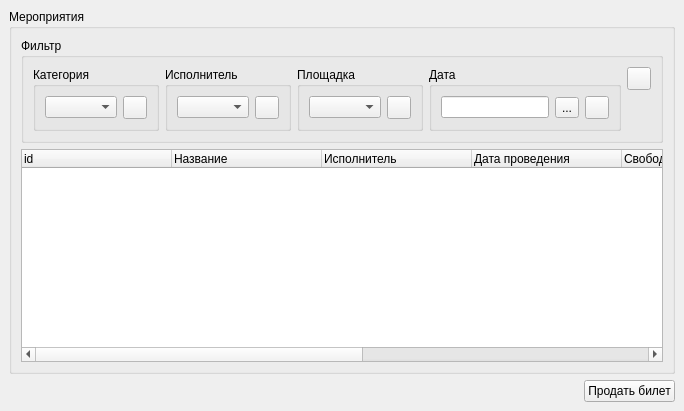
<?xml version="1.0" encoding="UTF-8"?>
<ui version="4.0">
 <class>CClientActionsWidget</class>
 <widget class="QWidget" name="CClientActionsWidget">
  <property name="geometry">
   <rect>
    <x>0</x>
    <y>0</y>
    <width>631</width>
    <height>411</height>
   </rect>
  </property>
  <property name="windowTitle">
   <string>Form</string>
  </property>
  <layout class="QGridLayout" name="gridLayout">
   <property name="margin">
    <number>0</number>
   </property>
   <item row="0" column="0">
    <widget class="CAnimatedStackedWidget" name="stackedWidget">
     <property name="currentIndex">
      <number>0</number>
     </property>
     <widget class="QWidget" name="page_actions">
      <layout class="QGridLayout" name="gridLayout_8">
       <item row="0" column="0">
        <widget class="QGroupBox" name="gbxActions">
         <property name="title">
          <string>Мероприятия</string>
         </property>
         <layout class="QGridLayout" name="gridLayout_7">
          <item row="0" column="0">
           <widget class="QGroupBox" name="groupBox">
            <property name="sizePolicy">
             <sizepolicy hsizetype="Preferred" vsizetype="Fixed">
              <horstretch>0</horstretch>
              <verstretch>0</verstretch>
             </sizepolicy>
            </property>
            <property name="title">
             <string>Фильтр</string>
            </property>
            <layout class="QGridLayout" name="gridLayout_6">
             <item row="0" column="0">
              <widget class="QGroupBox" name="groupBox_2">
               <property name="title">
                <string>Категория</string>
               </property>
               <layout class="QGridLayout" name="gridLayout_2">
                <item row="0" column="0">
                 <widget class="QComboBox" name="cbxCategory"/>
                </item>
                <item row="0" column="1">
                 <widget class="QToolButton" name="tbnCategoryClear">
                  <property name="icon">
                   <iconset resource="../clinet_res.qrc">
                    <normaloff>:/clientImages/clear.png</normaloff>:/clientImages/clear.png</iconset>
                  </property>
                 </widget>
                </item>
               </layout>
              </widget>
             </item>
             <item row="0" column="1">
              <widget class="QGroupBox" name="groupBox_3">
               <property name="title">
                <string>Исполнитель</string>
               </property>
               <layout class="QGridLayout" name="gridLayout_3">
                <item row="0" column="0">
                 <widget class="QComboBox" name="cbxPerformer"/>
                </item>
                <item row="0" column="1">
                 <widget class="QToolButton" name="tbnPerformerCLear">
                  <property name="icon">
                   <iconset resource="../clinet_res.qrc">
                    <normaloff>:/clientImages/clear.png</normaloff>:/clientImages/clear.png</iconset>
                  </property>
                 </widget>
                </item>
               </layout>
              </widget>
             </item>
             <item row="0" column="2">
              <widget class="QGroupBox" name="groupBox_4">
               <property name="title">
                <string>Площадка</string>
               </property>
               <layout class="QGridLayout" name="gridLayout_4">
                <item row="0" column="0">
                 <widget class="QComboBox" name="cbxPlace"/>
                </item>
                <item row="0" column="1">
                 <widget class="QToolButton" name="tbnPlaceClear">
                  <property name="icon">
                   <iconset resource="../clinet_res.qrc">
                    <normaloff>:/clientImages/clear.png</normaloff>:/clientImages/clear.png</iconset>
                  </property>
                 </widget>
                </item>
               </layout>
              </widget>
             </item>
             <item row="0" column="3">
              <widget class="QGroupBox" name="groupBox_5">
               <property name="sizePolicy">
                <sizepolicy hsizetype="Fixed" vsizetype="Preferred">
                 <horstretch>0</horstretch>
                 <verstretch>0</verstretch>
                </sizepolicy>
               </property>
               <property name="title">
                <string>Дата</string>
               </property>
               <layout class="QGridLayout" name="gridLayout_5">
                <item row="0" column="0">
                 <widget class="QLineEdit" name="leDate">
                  <property name="readOnly">
                   <bool>true</bool>
                  </property>
                 </widget>
                </item>
                <item row="0" column="1">
                 <widget class="QToolButton" name="tbnDate">
                  <property name="text">
                   <string>...</string>
                  </property>
                 </widget>
                </item>
                <item row="0" column="2">
                 <widget class="QToolButton" name="tbnDateClear">
                  <property name="icon">
                   <iconset resource="../clinet_res.qrc">
                    <normaloff>:/clientImages/clear.png</normaloff>:/clientImages/clear.png</iconset>
                  </property>
                 </widget>
                </item>
               </layout>
              </widget>
             </item>
             <item row="0" column="4">
              <layout class="QVBoxLayout" name="verticalLayout">
               <item>
                <widget class="QToolButton" name="tbnFilterClear">
                 <property name="icon">
                  <iconset resource="../clinet_res.qrc">
                   <normaloff>:/clientImages/clear.png</normaloff>:/clientImages/clear.png</iconset>
                 </property>
                </widget>
               </item>
               <item>
                <spacer name="verticalSpacer">
                 <property name="orientation">
                  <enum>Qt::Vertical</enum>
                 </property>
                 <property name="sizeHint" stdset="0">
                  <size>
                   <width>20</width>
                   <height>40</height>
                  </size>
                 </property>
                </spacer>
               </item>
              </layout>
             </item>
            </layout>
           </widget>
          </item>
          <item row="1" column="0">
           <widget class="QTreeWidget" name="twActions">
            <property name="showDropIndicator" stdset="0">
             <bool>false</bool>
            </property>
            <property name="rootIsDecorated">
             <bool>false</bool>
            </property>
            <property name="itemsExpandable">
             <bool>false</bool>
            </property>
            <attribute name="headerDefaultSectionSize">
             <number>150</number>
            </attribute>
            <column>
             <property name="text">
              <string>id</string>
             </property>
            </column>
            <column>
             <property name="text">
              <string>Название</string>
             </property>
            </column>
            <column>
             <property name="text">
              <string>Исполнитель</string>
             </property>
            </column>
            <column>
             <property name="text">
              <string>Дата проведения</string>
             </property>
            </column>
            <column>
             <property name="text">
              <string>Свободно мест</string>
             </property>
            </column>
            <column>
             <property name="text">
              <string>Свободно в фан-зоне</string>
             </property>
            </column>
            <column>
             <property name="text">
              <string>Площадка</string>
             </property>
            </column>
            <column>
             <property name="text">
              <string>Категория</string>
             </property>
            </column>
           </widget>
          </item>
         </layout>
        </widget>
       </item>
       <item row="1" column="0">
        <layout class="QHBoxLayout" name="horizontalLayout">
         <item>
          <spacer name="horizontalSpacer">
           <property name="orientation">
            <enum>Qt::Horizontal</enum>
           </property>
           <property name="sizeHint" stdset="0">
            <size>
             <width>40</width>
             <height>20</height>
            </size>
           </property>
          </spacer>
         </item>
         <item>
          <widget class="QPushButton" name="pbnSoldTicket">
           <property name="text">
            <string>Продать билет</string>
           </property>
          </widget>
         </item>
        </layout>
       </item>
      </layout>
     </widget>
     <widget class="QWidget" name="page_scene">
      <layout class="QGridLayout" name="gridLayout_16">
       <item row="0" column="0">
        <widget class="QLabel" name="lAction">
         <property name="text">
          <string>Мероприятие:</string>
         </property>
        </widget>
       </item>
       <item row="1" column="0">
        <widget class="CSourceGraphicsView" name="gvScene">
         <property name="renderHints">
          <set>QPainter::Antialiasing|QPainter::TextAntialiasing</set>
         </property>
        </widget>
       </item>
       <item row="2" column="0">
        <widget class="QGroupBox" name="gbxFanZone">
         <property name="sizePolicy">
          <sizepolicy hsizetype="Preferred" vsizetype="Fixed">
           <horstretch>0</horstretch>
           <verstretch>0</verstretch>
          </sizepolicy>
         </property>
         <property name="title">
          <string>Фан зона</string>
         </property>
         <layout class="QGridLayout" name="gridLayout_15">
          <property name="topMargin">
           <number>0</number>
          </property>
          <property name="bottomMargin">
           <number>0</number>
          </property>
          <item row="0" column="0">
           <widget class="QGroupBox" name="groupBox_9">
            <property name="title">
             <string>Цена</string>
            </property>
            <layout class="QGridLayout" name="gridLayout_9">
             <property name="topMargin">
              <number>0</number>
             </property>
             <property name="bottomMargin">
              <number>0</number>
             </property>
             <item row="0" column="0">
              <widget class="QLineEdit" name="leFanPrice">
               <property name="readOnly">
                <bool>true</bool>
               </property>
              </widget>
             </item>
            </layout>
           </widget>
          </item>
          <item row="0" column="1">
           <widget class="QGroupBox" name="groupBox_11">
            <property name="title">
             <string>Доступно</string>
            </property>
            <layout class="QGridLayout" name="gridLayout_14">
             <property name="topMargin">
              <number>0</number>
             </property>
             <property name="bottomMargin">
              <number>0</number>
             </property>
             <item row="0" column="0">
              <widget class="QLineEdit" name="leFanAvaible">
               <property name="readOnly">
                <bool>true</bool>
               </property>
              </widget>
             </item>
            </layout>
           </widget>
          </item>
          <item row="0" column="2">
           <widget class="QGroupBox" name="groupBox_10">
            <property name="title">
             <string>Продать</string>
            </property>
            <layout class="QGridLayout" name="gridLayout_13">
             <property name="topMargin">
              <number>0</number>
             </property>
             <property name="bottomMargin">
              <number>0</number>
             </property>
             <item row="0" column="0">
              <widget class="QSpinBox" name="sbxFanSellCount">
               <property name="suffix">
                <string> шт.</string>
               </property>
              </widget>
             </item>
            </layout>
           </widget>
          </item>
         </layout>
        </widget>
       </item>
       <item row="3" column="0">
        <layout class="QHBoxLayout" name="horizontalLayout_2">
         <item>
          <widget class="QPushButton" name="pbnBackToActions">
           <property name="sizePolicy">
            <sizepolicy hsizetype="Fixed" vsizetype="Fixed">
             <horstretch>0</horstretch>
             <verstretch>0</verstretch>
            </sizepolicy>
           </property>
           <property name="text">
            <string>Назад</string>
           </property>
          </widget>
         </item>
         <item>
          <spacer name="horizontalSpacer_2">
           <property name="orientation">
            <enum>Qt::Horizontal</enum>
           </property>
           <property name="sizeHint" stdset="0">
            <size>
             <width>40</width>
             <height>20</height>
            </size>
           </property>
          </spacer>
         </item>
         <item>
          <widget class="QPushButton" name="pbnStartSelling">
           <property name="sizePolicy">
            <sizepolicy hsizetype="Fixed" vsizetype="Fixed">
             <horstretch>0</horstretch>
             <verstretch>0</verstretch>
            </sizepolicy>
           </property>
           <property name="text">
            <string>Начать продажу</string>
           </property>
          </widget>
         </item>
        </layout>
       </item>
      </layout>
     </widget>
     <widget class="QWidget" name="page">
      <layout class="QGridLayout" name="gridLayout_12">
       <item row="2" column="0">
        <layout class="QHBoxLayout" name="horizontalLayout_3">
         <item>
          <widget class="QPushButton" name="pbnBackToSeats">
           <property name="sizePolicy">
            <sizepolicy hsizetype="Fixed" vsizetype="Fixed">
             <horstretch>0</horstretch>
             <verstretch>0</verstretch>
            </sizepolicy>
           </property>
           <property name="text">
            <string>Назад</string>
           </property>
          </widget>
         </item>
         <item>
          <spacer name="horizontalSpacer_3">
           <property name="orientation">
            <enum>Qt::Horizontal</enum>
           </property>
           <property name="sizeHint" stdset="0">
            <size>
             <width>40</width>
             <height>20</height>
            </size>
           </property>
          </spacer>
         </item>
         <item>
          <widget class="QPushButton" name="pbnPrintTickets">
           <property name="sizePolicy">
            <sizepolicy hsizetype="Fixed" vsizetype="Fixed">
             <horstretch>0</horstretch>
             <verstretch>0</verstretch>
            </sizepolicy>
           </property>
           <property name="text">
            <string>Печать билетов</string>
           </property>
          </widget>
         </item>
        </layout>
       </item>
       <item row="0" column="0">
        <widget class="QLabel" name="lAction2">
         <property name="sizePolicy">
          <sizepolicy hsizetype="Preferred" vsizetype="Minimum">
           <horstretch>0</horstretch>
           <verstretch>0</verstretch>
          </sizepolicy>
         </property>
         <property name="text">
          <string>Мероприятие:</string>
         </property>
        </widget>
       </item>
       <item row="1" column="0">
        <widget class="QGroupBox" name="groupBox_6">
         <property name="sizePolicy">
          <sizepolicy hsizetype="Preferred" vsizetype="Expanding">
           <horstretch>0</horstretch>
           <verstretch>0</verstretch>
          </sizepolicy>
         </property>
         <property name="title">
          <string>Билеты на продажу</string>
         </property>
         <layout class="QGridLayout" name="gridLayout_11">
          <item row="0" column="0">
           <widget class="QTreeWidget" name="twTickets">
            <property name="sizePolicy">
             <sizepolicy hsizetype="Expanding" vsizetype="Expanding">
              <horstretch>0</horstretch>
              <verstretch>0</verstretch>
             </sizepolicy>
            </property>
            <property name="selectionMode">
             <enum>QAbstractItemView::NoSelection</enum>
            </property>
            <property name="rootIsDecorated">
             <bool>false</bool>
            </property>
            <property name="itemsExpandable">
             <bool>false</bool>
            </property>
            <attribute name="headerDefaultSectionSize">
             <number>200</number>
            </attribute>
            <column>
             <property name="text">
              <string>Ряд</string>
             </property>
            </column>
            <column>
             <property name="text">
              <string>Место</string>
             </property>
            </column>
            <column>
             <property name="text">
              <string>Цена</string>
             </property>
            </column>
           </widget>
          </item>
          <item row="1" column="0">
           <widget class="QGroupBox" name="gbxFanZone2">
            <property name="sizePolicy">
             <sizepolicy hsizetype="Preferred" vsizetype="Maximum">
              <horstretch>0</horstretch>
              <verstretch>0</verstretch>
             </sizepolicy>
            </property>
            <property name="title">
             <string>Фан зона</string>
            </property>
            <layout class="QGridLayout" name="gridLayout_10">
             <property name="topMargin">
              <number>0</number>
             </property>
             <property name="bottomMargin">
              <number>4</number>
             </property>
             <item row="0" column="0">
              <widget class="QLabel" name="lFanZone">
               <property name="text">
                <string>Билеты фан зоны</string>
               </property>
              </widget>
             </item>
            </layout>
           </widget>
          </item>
          <item row="2" column="0">
           <widget class="QLabel" name="lTotalPrice">
            <property name="text">
             <string>Общая стоимость: &lt;b&gt;123 руб&lt;/b&gt;</string>
            </property>
            <property name="alignment">
             <set>Qt::AlignRight|Qt::AlignTrailing|Qt::AlignVCenter</set>
            </property>
           </widget>
          </item>
         </layout>
        </widget>
       </item>
      </layout>
     </widget>
    </widget>
   </item>
  </layout>
 </widget>
 <customwidgets>
  <customwidget>
   <class>CAnimatedStackedWidget</class>
   <extends>QStackedWidget</extends>
   <header>canimatedstackedwidget.h</header>
   <container>1</container>
  </customwidget>
  <customwidget>
   <class>CSourceGraphicsView</class>
   <extends>QGraphicsView</extends>
   <header>csourcegraphicsview.h</header>
  </customwidget>
 </customwidgets>
 <resources>
  <include location="../clinet_res.qrc"/>
 </resources>
 <connections/>
</ui>
